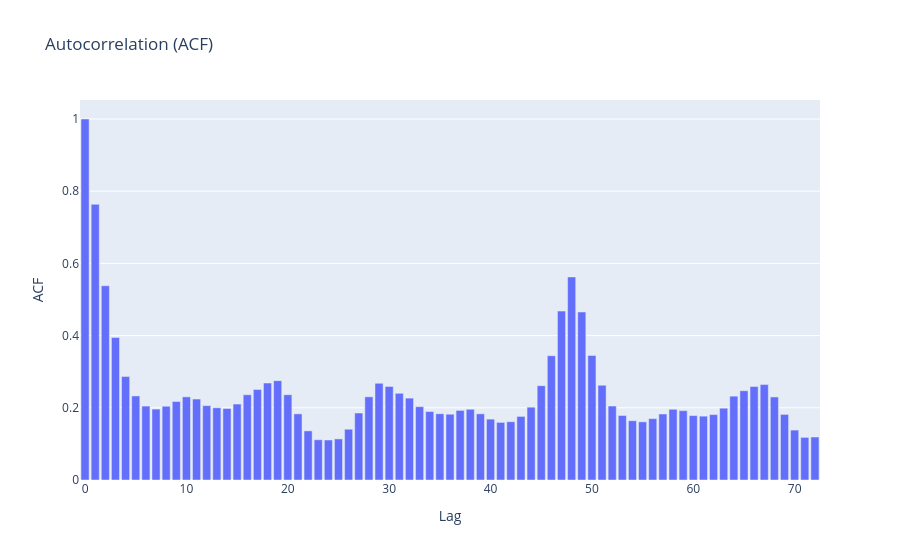
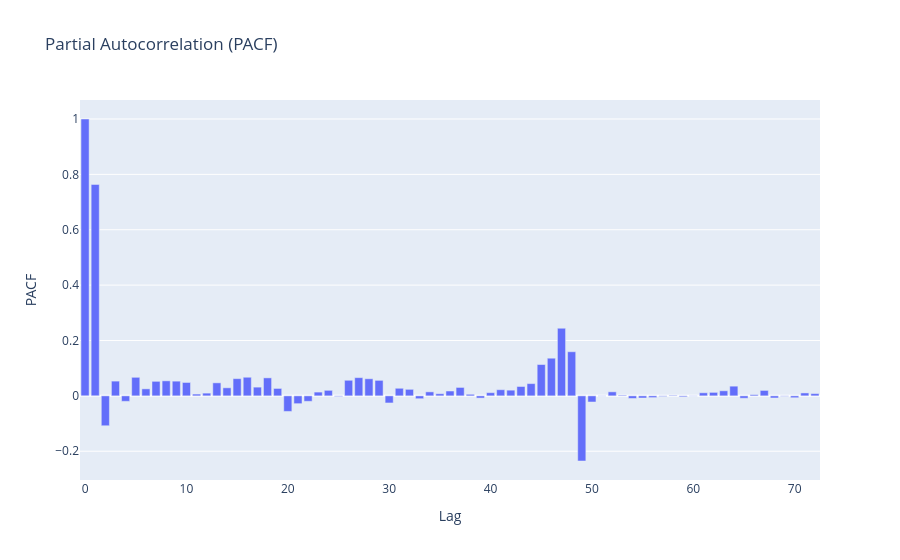

The code cell stored with these charts, in order, in its notebook:
### Code cell
import plotly.graph_objs as go

# Plot ACF
fig_acf = go.Figure()
fig_acf.add_trace(go.Bar(y=acf_vals, name="ACF"))
fig_acf.update_layout(title_text="Autocorrelation (ACF)", xaxis_title="Lag", yaxis_title="ACF")
fig_acf.show()

# Plot PACF
fig_pacf = go.Figure()
fig_pacf.add_trace(go.Bar(y=pacf_vals, name="PACF"))
fig_pacf.update_layout(title_text="Partial Autocorrelation (PACF)", xaxis_title="Lag", yaxis_title="PACF")
